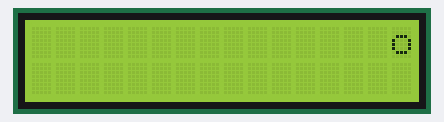
Recording of a sketch running on a simulated Arduino Mega 2560, built with avr-gcc and run on an emulated ATmega2560. Parts: 16×2 character LCD.

Above: at 0.52 s.
At 1.44 s:
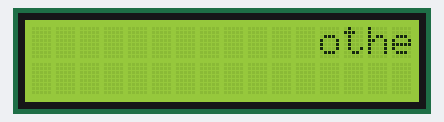
At 2.66 s:
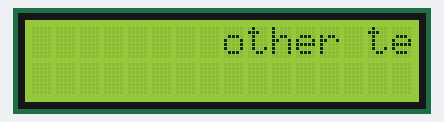
At 5.0 s:
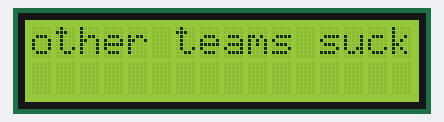
At 7.92 s:
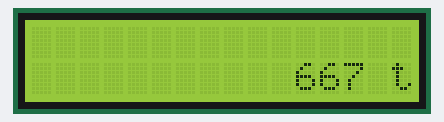
At 11.2 s:
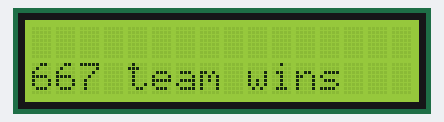

Measured:
- by itself, everything shown: repeats every 12.4 s, in 34 steps
- what the display in image 3 shows lasts 1.3 s, from 5.0 s to 6.3 s

The sketch:

Code_Arduino_display_copy_20250117141654.ino
```cpp
#include <LiquidCrystal.h>

// Initialize the library with the shield's pin configuration
LiquidCrystal lcd(8, 9, 4, 5, 6, 7); // RS, E, D4, D5, D6, D7

void setup() {
  lcd.begin(16, 2); // Set up the LCD's size (16x2)
  lcd.clear();      // Clear the screen
}

void loop() {
  // First bounce text on row 1
  for (int col = 0; col <= 16; col++) {
    lcd.clear();
    lcd.setCursor(16 - col, 0); // Position text bouncing left to right
    lcd.print("other teams suck coks");
    delay(300); // Adjust speed of bounce
  }

  delay(1000); // Pause for 1 second

  // Then bounce text on row 2
  for (int col = 0; col <= 16; col++) {
    lcd.clear();
    lcd.setCursor(16 - col, 1); // Position text bouncing left to right
    lcd.print("667 team wins");
    delay(300); // Adjust speed of bounce
  }

  delay(1000); // Pause before looping again
}
```
